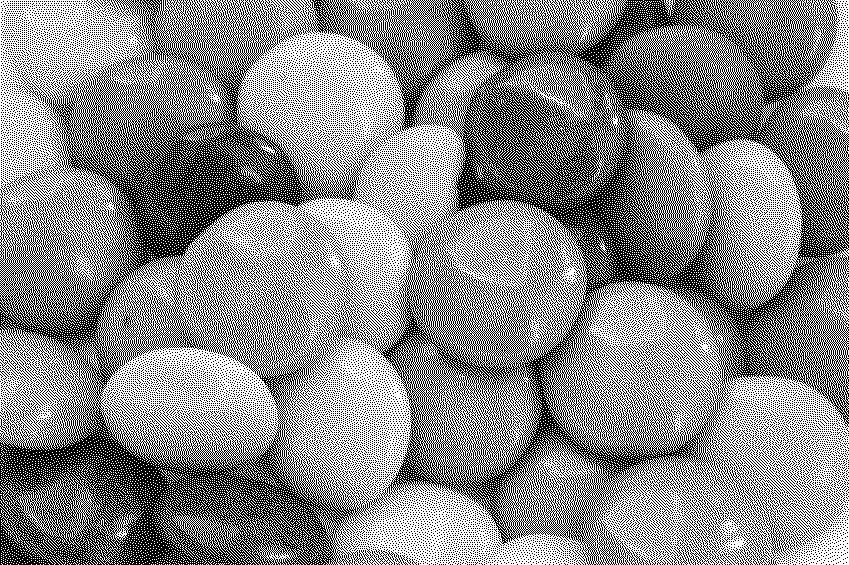
#> input picture Input.png, 849 x 565 px
$ python serverma.py
#> lines starting #> are read from the running program, lines starting #| are printed output that depends on the picture
#> the answer given: Input.png
#> the answer given: 3
#> the answer given: 1
#> the answer given: 1
#> further down, image is the input picture: PIL image 849x565 1; 53.7% white; black in thin lines or dots
### modularbinary_enc.py
import numpy as np
from PIL import Image

def encrypt(input_image, num_shares):
#> called with num_shares = 3
    image = np.array(input_image.convert("1"), dtype=np.uint8) // 255  # Binary (0/1)
#> image: shape (565, 849); every value is 0
    h, w = image.shape
#> h = 565; w = 849

    shares = np.random.randint(0, 2, size=(h, w, num_shares - 1), dtype=np.uint8)
    final_share = image.copy()

    for i in range(num_shares - 1):
        final_share = (final_share + shares[:, :, i]) % 2
#> this loop made 2 passes
#> pass 1, in encrypt, `final_share = (final_share + shares[:, :, i]) % 2`:
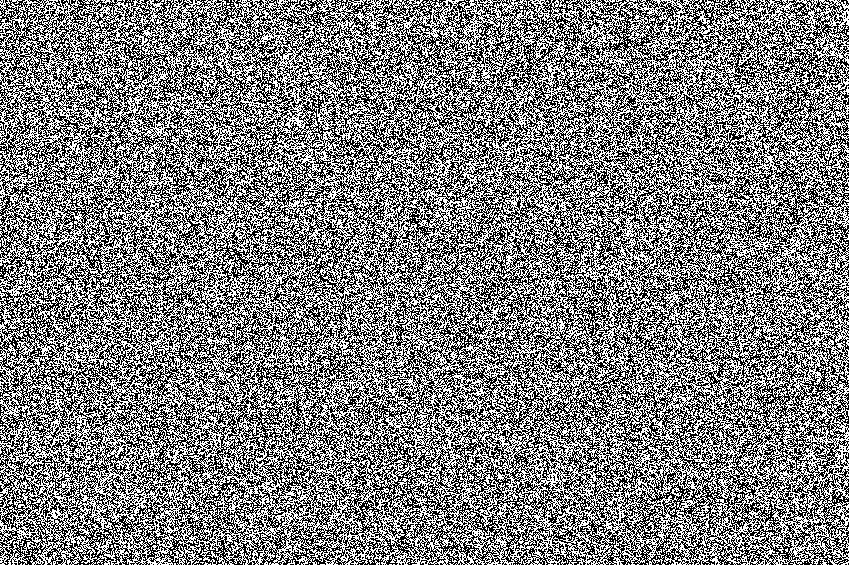
#> final_share: shape (565, 849); values 0 (black) and 1 (white), 50.1% white; black in thin lines or dots
#> pass 2, in encrypt, `final_share = (final_share + shares[:, :, i]) % 2`:
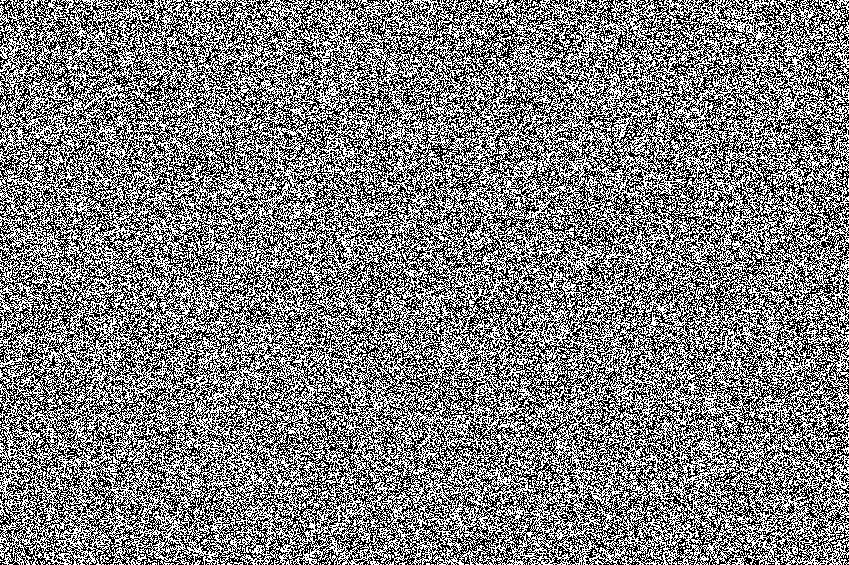
#> final_share: shape (565, 849); values 0 (black) and 1 (white), 50% white in thin lines or dots

    shares = np.concatenate((shares, final_share[:, :, None]), axis=2)
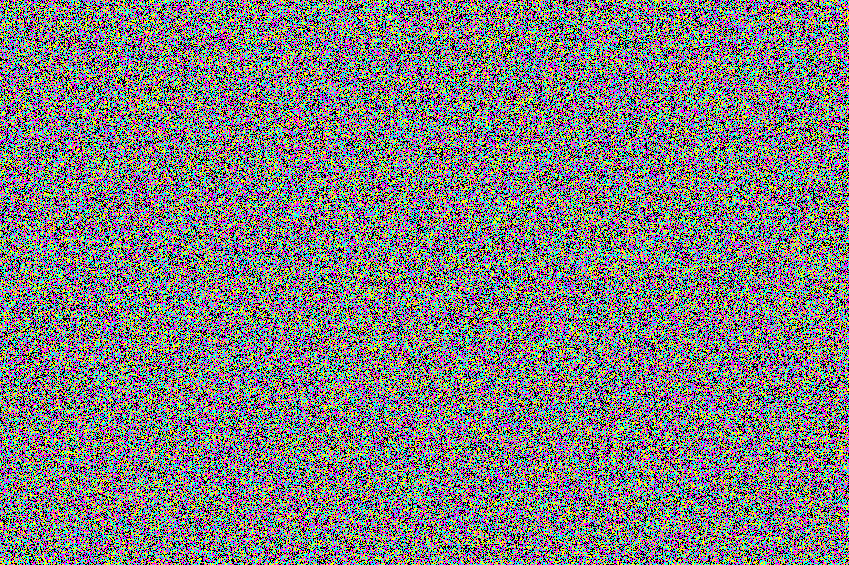
#> shares: shape (565, 849, 3); mean of channels 0, 1, 2 0.501, 0.501, 0.5; drawn with 1 as white
    return shares, image

### serverma.py
import os
import shutil
from PIL import Image
import numpy as np
from tkinter import Tk, filedialog
from modularbinary_enc import encrypt

def save_shares(shares, n1, n2, image_id="Input"):
#> called with n1 = 1, n2 = 1, image_id = 'Input'
    total = shares.shape[2]
#> total = 3
    n3 = total - n1 - n2
#> n3 = 1

    base_paths = [f"shared/client{i}/{image_id}" for i in range(1, 4)]
    for p in base_paths:
        os.makedirs(p, exist_ok=True)

    idx = 0
    for i in range(n1):
        Image.fromarray(shares[:, :, idx] * 255).save(f"{base_paths[0]}/MA_share_{i+1}.png")
        idx += 1
#> after the loop, idx = 1
    for i in range(n2):
        Image.fromarray(shares[:, :, idx] * 255).save(f"{base_paths[1]}/MA_share_{i+1}.png")
        idx += 1
#> this loop made 1 pass
#> idx on pass 1: 2
#> pass 1, in save_shares, `Image.fromarray(shares[:, :, idx] * 255).save(f"{base_paths[1]}/MA_sha..`:
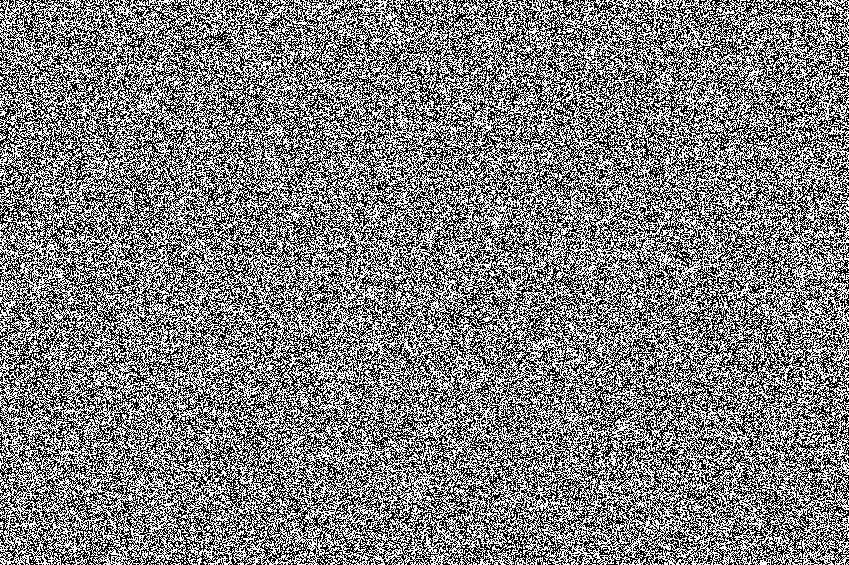
#> saved as MA_share_1.png: PIL image 849x565 L; 50.1% white; black in thin lines or dots
#> after the loop, idx = 2
    for i in range(n3):
        Image.fromarray(shares[:, :, idx] * 255).save(f"{base_paths[2]}/MA_share_{i+1}.png")
        idx += 1
#> this loop made 1 pass
#> idx on pass 1: 3
#> after the loop, idx = 3

    print(f"\n✅ Distributed {n1} to Client 1, {n2} to Client 2, {n3} to Client 3.")
#| ✅ Distributed 1 to Client 1, 1 to Client 2, 1 to Client 3.

if __name__ == "__main__":
    root = Tk()
    root.withdraw()

    image_path = filedialog.askopenfilename(
        title="Select a binary image",
        filetypes=[("Image Files", "*.png *.bmp")]
    )

    if not image_path:
        print("No image selected.")
        exit()

    image_id = os.path.splitext(os.path.basename(image_path))[0]

    if os.path.exists("shared"):
        shutil.rmtree("shared")

    total = int(input("🔢 Total number of shares (max 8): "))
    n1 = int(input(f"📦 Shares to Client 1 (0 to {total-2}): "))
    n2 = int(input(f"📦 Shares to Client 2 (0 to {total-n1-1}): "))

    image = Image.open(image_path)
    shares, _ = encrypt(image, total)
    save_shares(shares, n1, n2, image_id)

$ run again, on c.png
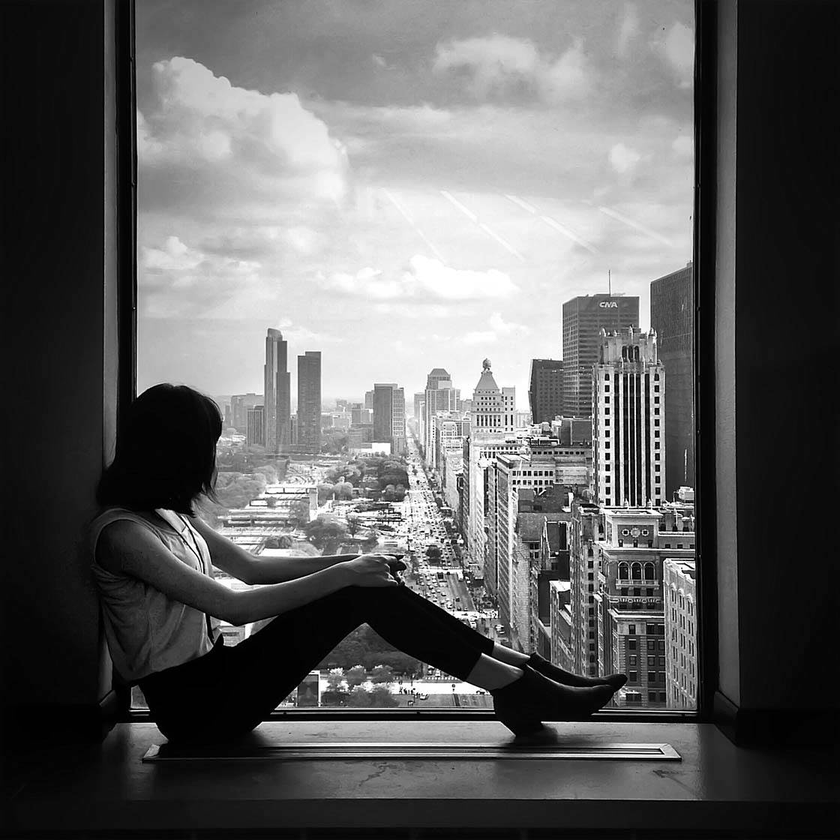
#> input picture c.png, 840 x 840 px, shrunk from 1120 x 1120 before the run
#> image is the input picture: PIL image 840x840 L; min 0, max 255, mean 97.1
#> image: shape (840, 840); every value is 0
#> the loop in encrypt, `for i in range(num_shares - 1):` made 2 passes
#> pass 1, in encrypt, `final_share = (final_share + shares[:, :, i]) % 2`:
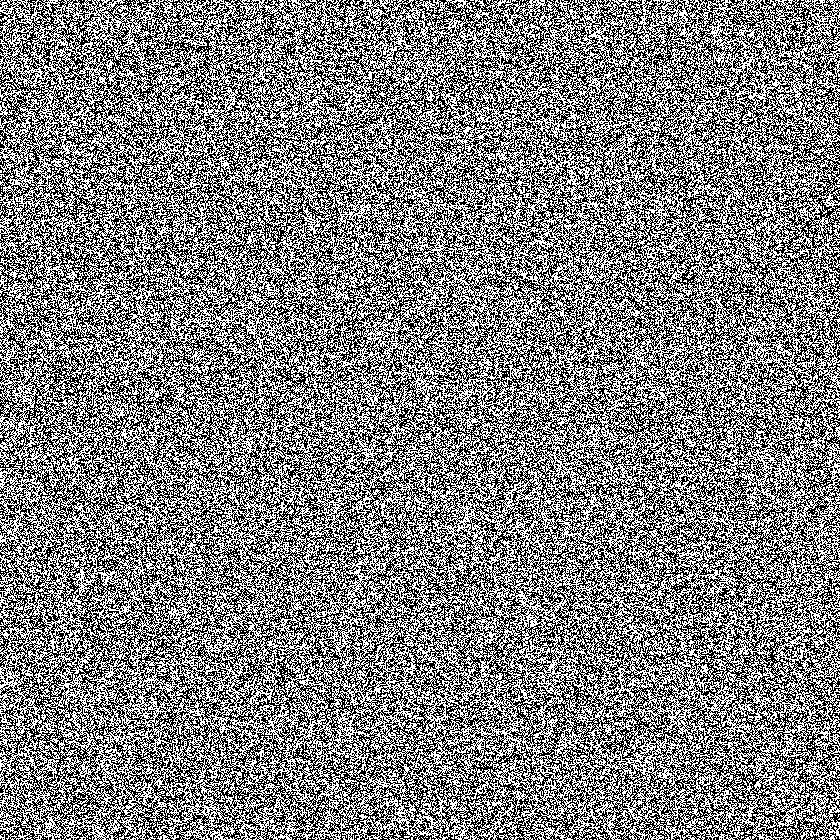
#> final_share: shape (840, 840); values 0 (black) and 1 (white), 50.1% white; black in thin lines or dots
#> after the loop in save_shares, `for i in range(n1):`: idx = 1
#> the loop in save_shares, `for i in range(n2):` made 1 pass
#> idx on pass 1: 2
#> pass 1, in save_shares, `Image.fromarray(shares[:, :, idx] * 255).save(f"{base_paths[1]}/MA_sha..`:
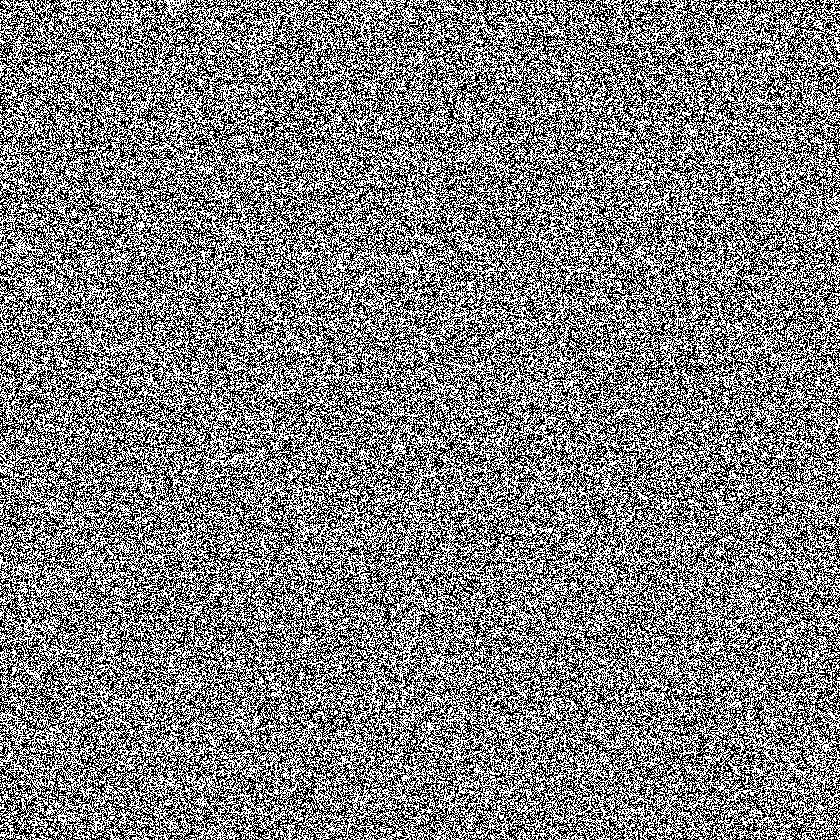
#> saved as MA_share_1.png: PIL image 840x840 L; 50.1% white; black in thin lines or dots
#> after the loop in save_shares, `for i in range(n2):`: idx = 2
#> the loop in save_shares, `for i in range(n3):` made 1 pass
#> idx on pass 1: 3
#> after the loop in save_shares, `for i in range(n3):`: idx = 3
#| ✅ Distributed 1 to Client 1, 1 to Client 2, 1 to Client 3.
